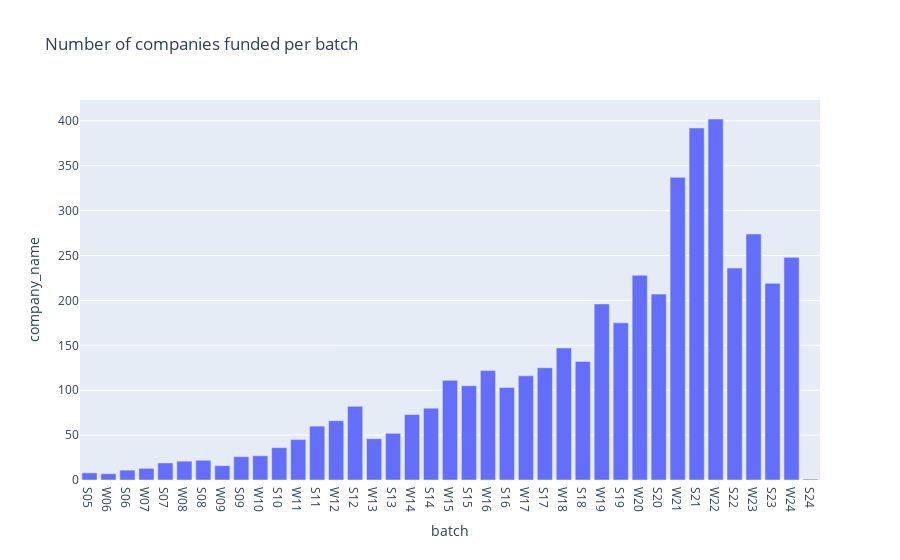

The cell this chart's notebook holds for it:
### Markdown cell above
## 1. Batch Composition Analysis

### Code cell
# Companies in each batch
agg = df.groupby(['batch', 'batch_idx']).agg({'company_name': 'count'}).reset_index()
fig = px.bar(agg.sort_values('batch_idx'), x='batch', y="company_name", title="Number of companies funded per batch")
fig.show()

### Figure 1 — Plotly figure (JSON) as saved in the notebook; plotly's stock layout.template omitted (floating-point values rounded to 4 significant figures)
{"data": [{"alignmentgroup": "True", "hovertemplate": "batch=%{x}<br>company_name=%{y}<extra></extra>", "legendgroup": "", "marker": {"color": "#636efa", "pattern": {"shape": ""}}, "name": "", "offsetgroup": "", "orientation": "v", "showlegend": false, "textposition": "auto", "type": "bar", "x": ["S05", "W06", "S06", "W07", "S07", "W08", "S08", "W09", "S09", "W10", "S10", "W11", "S11", "W12", "S12", "W13", "S13", "W14", "S14", "W15", "S15", "W16", "S16", "W17", "S17", "W18", "S18", "W19", "S19", "W20", "S20", "W21", "S21", "W22", "S22", "W23", "S23", "W24", "S24"], "xaxis": "x", "y": [8, 7, 11, 13, 19, 21, 22, 16, 26, 27, 36, 45, 60, 66, 82, 46, 52, 73, 80, 111, 105, 122, 103, 116, 125, 147, 132, 196, 175, 228, 207, 337, 392, 402, 236, 274, 219, 248, 1], "yaxis": "y"}], "layout": {"autosize": true, "barmode": "relative", "legend": {"tracegroupgap": 0}, "title": {"text": "Number of companies funded per batch"}, "xaxis": {"anchor": "y", "autorange": true, "domain": [0, 1], "range": [-0.5, 38.5], "title": {"text": "batch"}, "type": "category"}, "yaxis": {"anchor": "x", "autorange": true, "domain": [0, 1], "range": [0, 423.2], "title": {"text": "company_name"}, "type": "linear"}}}
